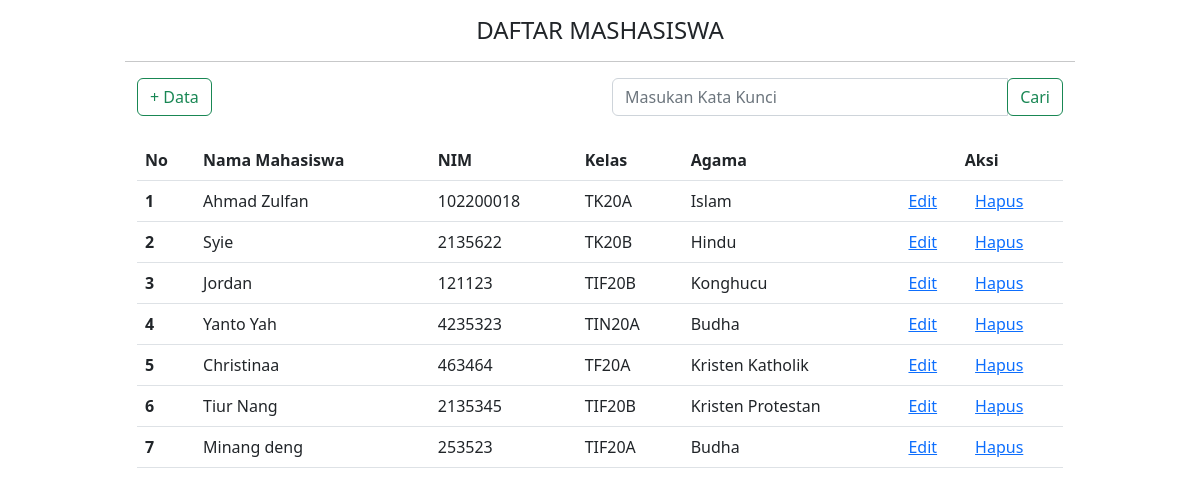
The page / on the database its author committed.
### tables this page shows
CREATE TABLE `tb_mahasiswa` (
  `id` int(11) NOT NULL,
  `nama` varchar(50) NOT NULL,
  `nim` varchar(12) NOT NULL,
  `kelas` int(11) NOT NULL,
  `agama` int(3) NOT NULL
);

CREATE TABLE `kelas` (
  `id_kelas` int(3) NOT NULL,
  `nama_kelas` varchar(6) NOT NULL
);

CREATE TABLE `agama` (
  `id_agama` int(11) NOT NULL,
  `nama_agama` varchar(50) NOT NULL
);

### application/controllers/Home.php (called while the page is built, shortened)
<?php
class Home extends CI_Controller{
    public function __construct(){
        $this->load->model('Mahasiswa');
        $this->load->library('form_validation');
    }
    public function index()
    {
      	$viewMhs = $this->Mahasiswa->getDataMhs();
  		$DATA = array('data_mhs'=> $viewMhs);
        $data['judul'] = 'Daftar Mahasiswa';
        $this->load->view('templates/header', $data);
        $this->load->view('home/index',$DATA);
        $this->load->view('templates/footer');
    }
}
?>

### index.php (called while the page is built, shortened)
<?php
require_once BASEPATH.'core/CodeIgniter.php';

### application/models/Mahasiswa.php (called while the page is built, shortened)
<?php
class Mahasiswa extends CI_Model {
    public function getDataMhs(){
        $this->db->select('*');
        $this->db->from('tb_mahasiswa');
        $this->db->join('agama','agama.id_agama=tb_mahasiswa.agama');
        $this->db->join('kelas','kelas.id_kelas=tb_mahasiswa.kelas');
        $query = $this->db->get();
        return $query->result();
    }
}
?>

### application/views/home/index.php (the view)
<div class="container">
    <div class="row justify-content-center">
    	<div class="col-10">
          <div class="row justify-content-end">
          <h4 class="text-center mb-3 mt-3">DAFTAR MASHASISWA</h4>
          <hr>
          <div class="col-6">
            <button type="button" class="btn btn-outline-success" onclick="document.location.href='<?=base_url('Home/formInput')?>'">+ Data</button>
          </div>
                <div class="col-6">
                	<form action="<?php echo base_url(); ?>index.php/Home/search_keyword" method="post">
                    	<div class="input-group col-3">
                            <input class="form-control" type="text" name="keyword" placeholder="Masukan Kata Kunci">
                           	<span class="input-group-btn">
                            	<button class="btn btn-outline-success" type="submit">Cari</button>
                        	</span>
                    	</div>
                	</form>
              	</div>
          </div>
          <br>
          <div class="table-responsive">
            <table class="table">
                <thead>
                    <tr>
                        <th scope="col">No</th>
                        <th scope="col">Nama Mahasiswa</th>
                        <th scope="col">NIM</th>
                        <th scope="col">Kelas</th>
                        <th scope="col">Agama</th>
                        <th colspan="3" class="text-center">Aksi</th>
                    </tr>
                </thead>
                <tbody>
                    <?php
                        $count= 0;
                        foreach($data_mhs as $row){
                        $count += 1;
                    ?>
                    <tr>
                        <th scope="col"><?= $count ?></th>
                        <td><?= $row->nama ?></td>
                        <td><?= $row->nim ?></td>
                        <td><?= $row->nama_kelas ?></td>
                        <td><?= $row->nama_agama ?></td>
                        <td><a class="" href="<?= base_url('Home/formEdit/'). $row->nim?>">Edit</a></td>
                        <td><a  href="<?= base_url('Home/aksiDelete/'). $row->nim?>">Hapus</a></td>
                    </tr>
                    <?php } ?>
                </tbody>
            </table>
          </div>
      </div>
	</div>
</div>

### application/views/templates/header.php (shortened to what this page needs)
<!doctype html>
<html lang="en">
  <head>
    <link href="https://cdn.jsdelivr.net/npm/bootstrap@5.2.0-beta1/dist/css/bootstrap.min.css" rel="stylesheet">
    <link rel="stylesheet" href="<?=base_url('tema/')?>css/style.css">
  </head>

### application/views/templates/footer.php (shortened to what this page needs)
  </body>
</html>

### rows shown on the page
tb_mahasiswa: nama "Ahmad Zulfan", nim "102200018", kelas.nama_kelas "TK20A", agama.nama_agama "Islam"
tb_mahasiswa: nama "Syie", nim "2135622", kelas.nama_kelas "TK20B", agama.nama_agama "Hindu"
tb_mahasiswa: nama "Jordan", nim "121123", kelas.nama_kelas "TIF20B", agama.nama_agama "Konghucu"
tb_mahasiswa: nama "Yanto Yah", nim "4235323", kelas.nama_kelas "TIN20A", agama.nama_agama "Budha"
tb_mahasiswa: nama "Christinaa", nim "463464", kelas.nama_kelas "TF20A", agama.nama_agama "Kristen Katholik"
tb_mahasiswa: nama "Tiur Nang", nim "2135345", kelas.nama_kelas "TIF20B", agama.nama_agama "Kristen Protestan"
tb_mahasiswa: nama "Minang deng", nim "253523", kelas.nama_kelas "TIF20A", agama.nama_agama "Budha"
